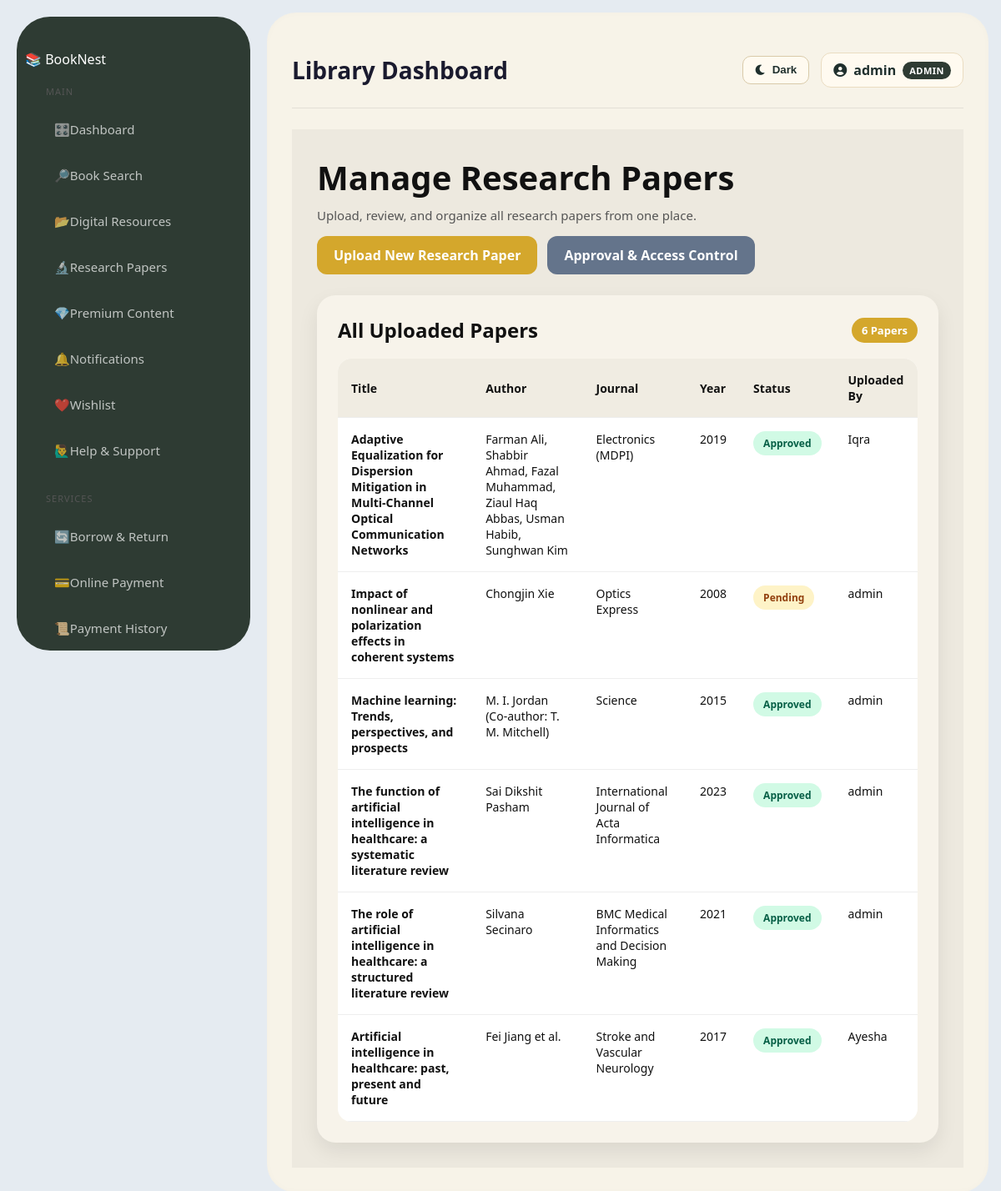
/librarian/research-papers/ (signed in), run on the app's committed database.
### library/models.py (models this page shows, shortened)
class User(AbstractUser):
    ADMIN = 'admin'
    LIBRARIAN = 'librarian'
    REGULAR_USER = 'user'
    ROLE_CHOICES = [
        (ADMIN, 'Administrator'),
        (LIBRARIAN, 'Librarian'),
        (REGULAR_USER, 'Regular User'),
    ]
    role = models.CharField(max_length=20, choices=ROLE_CHOICES, default=REGULAR_USER)
    phone = models.CharField(max_length=15, null=True, blank=True)
    profile_picture = models.ImageField(upload_to='profiles/', null=True, blank=True)
    date_of_birth = models.DateField(null=True, blank=True)
    bio = models.TextField(null=True, blank=True)
    def get_full_name(self):
        if self.first_name and self.last_name:
            return f"{self.first_name} {self.last_name}"
        return self.username

class ResearchPaper(models.Model):
    STATUS_CHOICES = [
        ('pending', 'Pending'),
        ('approved', 'Approved'),
        ('rejected', 'Rejected'),
    ]
    title = models.CharField(max_length=200)
    author = models.CharField(max_length=200)
    journal = models.CharField(max_length=200)
    year = models.PositiveIntegerField()
    abstract = models.TextField(blank=True, null=True)
    paper_file = models.FileField(upload_to='research_papers/')
    status = models.CharField(max_length=20, choices=STATUS_CHOICES, default='pending')
    uploaded_by = models.ForeignKey(User, on_delete=models.CASCADE)
    uploaded_at = models.DateTimeField(auto_now_add=True)

### library/views.py (the view)
# urls.py: path('librarian/research-papers/', views.manage_research_papers, name='manage_research_papers'),
@login_required
@user_passes_test(is_librarian_or_admin, login_url='/')
def manage_research_papers(request):
    papers = ResearchPaper.objects.all().order_by('-uploaded_at')
    return render(request, 'library/manage_research_papers.html', {'papers': papers})

### library/views.py (called while the page is built)
def is_librarian_or_admin(user):
    return user.is_authenticated and (
        user.role in [User.LIBRARIAN, User.ADMIN] or user.is_superuser
    )

### library/templates/library/manage_research_papers.html (shortened to what this page needs)
{% extends 'library/base.html' %}
{% block content %}
<div class="manage-page">
    <div class="manage-header">
        <div class="manage-title">
            <h1>Manage Research Papers</h1>
            <p>Upload, review, and organize all research papers from one place.</p>
        </div>
        <div class="top-actions">
            <a href="{% url 'upload_research_paper' %}" class="btn-gold">Upload New Research Paper</a>
            <a href="{% url 'approval_access_control' %}" class="btn-gray">Approval & Access Control</a>
        </div>
    </div>
    <div class="manage-box">
        <div class="section-bar">
            <h2 style="margin:0; color:#111;">All Uploaded Papers</h2>
            <span class="paper-count">{{ papers|length }} Papers</span>
        </div>
        <div class="table-wrap">
            <table class="manage-table">
                <thead>
                    <tr>
                        <th>Title</th>
                        <th>Author</th>
                        <th>Journal</th>
                        <th>Year</th>
                        <th>Status</th>
                        <th>Uploaded By</th>
                    </tr>
                </thead>
                <tbody>
                    {% for paper in papers %}
                    <tr>
                        <td>
                            <div class="paper-title">{{ paper.title }}</div>
                        </td>
                        <td>{{ paper.author }}</td>
                        <td>{{ paper.journal }}</td>
                        <td>{{ paper.year }}</td>
                        <td>
                            {% if paper.status == 'pending' %}
                                <span class="status-badge status-pending">Pending</span>
                            {% elif paper.status == 'approved' %}
                                <span class="status-badge status-approved">Approved</span>
                            {% elif paper.status == 'rejected' %}
                                <span class="status-badge status-rejected">Rejected</span>
                            {% else %}
                                <span class="status-badge status-pending">{{ paper.status }}</span>
                            {% endif %}
                        </td>
                        <td>{{ paper.uploaded_by.username }}</td>
                    </tr>
                    {% empty %}
                    <tr>
                        <td colspan="6" class="empty-row">No research papers found.</td>
                    </tr>
                    {% endfor %}
                </tbody>
            </table>
        </div>
    </div>
</div>
{% endblock %}

### library/templates/library/base.html (shortened to what this page needs)
{% load static %}
<!DOCTYPE html>
<html lang="en" data-theme="light">
<head>
    <link rel="stylesheet"
          href="https://cdnjs.cloudflare.com/ajax/libs/font-awesome/6.0.0/css/all.min.css">
    <link rel="stylesheet" href="{% static 'library/css/style.css' %}">
</head>
<body>
<div class="layout">
    <aside class="sidebar">
        <div class="logo">
            📚 <span>Book</span>Nest
        </div>
        <div class="menu-section">
            <div class="menu-title">Main</div>
            <a href="{% url 'home' %}"
               class="menu-item {% if request.resolver_match.url_name == 'home' %}active{% endif %}">
            <span>🎛️</span>
           Dashboard
          </a>
            <a href="{% url 'book_list' %}"
               class="menu-item {% if request.resolver_match.url_name == 'book_list' %}active{% endif %}">
            <span>🔎</span>
             Book Search
          </a>
            <a href="{% url 'digital_resources' %}"
               class="menu-item {% if request.resolver_match.url_name == 'digital_resources' %}active{% endif %}">
               <span>📂</span>
             Digital Resources
              </a>
            <a href="{% url 'research_papers' %}"
   class="menu-item {% if request.resolver_match.url_name == 'research_papers' %}active{% endif %}">
    <span>🔬</span>
    Research Papers
</a>
            <a href="{% url 'premium_content' %}"
   class="menu-item premium {% if request.resolver_match.url_name == 'premium_content' %}active{% endif %}">
    <span>💎</span>
    Premium Content
</a>
            <a href="{% url 'notification_page' %}"
               class="sidebar-link menu-item {% if request.resolver_match.url_name == 'notification_page' %}active{% endif %}">
                <span class="icon">🔔</span>
                <span class="text">Notifications</span>
            </a>
            <a href="{% url 'wishlist_page' %}"
               class="sidebar-link menu-item {% if request.resolver_match.url_name == 'wishlist_page' %}active{% endif %}">
                <span class="icon">❤️</span>
                <span class="text">Wishlist</span>
            </a>
            <a href="{% url 'help_support_page' %}"
               class="sidebar-link menu-item {% if request.resolver_match.url_name == 'help_support_page' %}active{% endif %}">
                <span class="icon">🙋‍♂️</span>
                <span class="text">Help & Support</span>
            </a>
        </div>
        <div class="menu-section">
            <div class="menu-title">Services</div>
            <a href="{% url 'borrow_list' %}"
   class="menu-item {% if request.resolver_match.url_name == 'borrow_list' %}active{% endif %}">
    <span>🔄</span>
    Borrow & Return
</a>
            <a href="{% url 'online_payment' %}"
   class="menu-item {% if request.resolver_match.url_name == 'online_payment' %}active{% endif %}">
    <span>💳</span>
    Online Payment
</a>
            <a href="{% url 'payment_history' %}"
   class="menu-item {% if request.resolver_match.url_name == 'payment_history' %}active{% endif %}">
    <span>📜</span>
    Payment History
</a>
        </div>
    </aside>
    <main class="main-container">
        <header class="top-nav">
            <h2>
                {% block page_title %}
                    Library Dashboard
                {% endblock %}
            </h2>
            <div class="top-nav-right">
                <button type="button"
                        class="theme-toggle-btn"
                        id="themeToggleBtn">
                </button>
                <div class="user-profile">
                    <i class="fas fa-user-circle"></i>
                    <span>{{ user.username }}</span>
                    <span class="role-tag">
                        {{ user.role|upper }}
                    </span>
                </div>
            </div>
        </header>
        {% block content %}
        {% endblock %}
    </main>
</div>
</body>
</html>

### library/static/library/css/style.css (style rules this page uses)
* { margin: 0; padding: 0; box-sizing: border-box; }
body { font-family: 'Segoe UI', sans-serif; background: #e5ebf1; color: #333; }
.layout { display: flex; min-height: calc(100vh - 60px); }
.sidebar { width: 280px; background: #2e3b33; padding: 40px 10px; margin: 20px; border-radius: 40px; color: white; display: flex; flex-direction: column; }
.sidebar a { display: flex; align-items: center; color: rgba(255, 255, 255, 0.7); text-decoration: none; padding: 15px 25px; font-size: 15px; border-radius: 15px; margin: 5px 10px; transition: 0.3s; }
.sidebar .menu-title { color: #555; font-size: 11px; text-transform: uppercase; padding: 20px 25px 8px; letter-spacing: 1px; }
.main-container { flex: 1; background: #f7f3e8; margin: 15px 15px 15px 0; border-radius: 35px; padding: 30px; box-shadow: inset 0 0 10px rgba(0, 0, 0, 0.02); }
table { width: 100%; border-collapse: collapse; }
th { background: #1a1a2e; color: white; padding: 12px 15px; text-align: left; font-size: 14px; }
td { padding: 11px 15px; border-bottom: 1px solid #eee; font-size: 14px; }
:root { --gold: #c9a84c; --gold-light: #f0d080; --gold-bg: #fdf6e3; --card-bg: #ffffff; --text-dark: #1a2e2a; --text-muted: #6b7c76; --border: #e4ddd0; --success: #2d6a4f; --danger: #8b1a1a; }
.status-badge { background: #dff7df; color: #167a16; padding: 10px 18px; border-radius: 30px; font-weight: 700; }
.top-nav { width: 100%; min-height: 78px; display: flex; justify-content: space-between; align-items: center; gap: 20px; padding: 18px 0 24px; margin-bottom: 25px; border-bottom: 1px solid rgba(0, 0, 0, 0.08); }
.top-nav h2 { margin: 0; color: #1a1a2e; font-size: 28px; font-weight: 800; }
.top-nav-right { display: flex; align-items: center; gap: 14px; flex-wrap: wrap; }
.theme-toggle-btn { display: inline-flex; align-items: center; gap: 7px; padding: 9px 14px; border: 1px solid #d9caa9; border-radius: 10px; background: #fffaf0; color: #1f2f2d; font-weight: 700; cursor: pointer; line-height: 1; }
.user-profile { display: inline-flex; align-items: center; gap: 8px; background: #fffaf0; border: 1px solid #eadcc1; padding: 9px 14px; border-radius: 12px; color: #1f2f2d; font-weight: 700; }
.role-tag { background: #2e3b33; color: #ffffff !important; padding: 3px 8px; border-radius: 999px; font-size: 11px; letter-spacing: 0.5px; }
.sidebar { height: calc(100vh - 40px); overflow-y: auto; overflow-x: hidden; position: sticky; top: 20px; }

### library/templates/library/manage_research_papers.html (style rules this page uses)
.manage-page { background:#ede9df; min-height:100vh; padding:30px; }
.manage-header { display:flex; justify-content:space-between; align-items:center; margin-bottom:25px; flex-wrap:wrap; gap:15px; }
.manage-title h1 { font-size:40px; font-weight:800; color:#111; margin:0; }
.manage-title p { margin:8px 0 0; color:#555; font-size:15px; }
.btn-gold { background:#d4a72c; color:white; padding:12px 20px; border-radius:12px; text-decoration:none; font-weight:700; display:inline-block; }
.btn-gray { background:#64748b; color:white; padding:12px 20px; border-radius:12px; text-decoration:none; font-weight:700; display:inline-block; }
.manage-box { background:#f7f3ea; border-radius:22px; padding:25px; box-shadow:0 10px 25px rgba(0,0,0,.08); }
.table-wrap { overflow-x:auto; }
.manage-table { width:100%; border-collapse:collapse; background:white; border-radius:16px; overflow:hidden; }
.manage-table th { background:#f0ece2; color:#111; text-align:left; padding:16px; font-size:14px; font-weight:700; }
.manage-table td { padding:16px; border-top:1px solid #ececec; color:#111; vertical-align:top; }
.paper-title { font-weight:700; color:#111; }
.status-badge { display:inline-block; padding:6px 12px; border-radius:20px; font-size:12px; font-weight:700; }
.status-pending { background:#fef3c7; color:#92400e; }
.status-approved { background:#d1fae5; color:#065f46; }
.top-actions { display:flex; gap:12px; flex-wrap:wrap; }
.paper-count { background:#d4a72c; color:white; padding:6px 12px; border-radius:20px; font-size:13px; font-weight:700; }
.section-bar { display:flex; justify-content:space-between; align-items:center; margin-bottom:18px; flex-wrap:wrap; gap:10px; }

### data on the page
User: username "admin", role "ADMIN"
ResearchPaper: title "Adaptive Equalization for Dispersion Mitigation in Multi-Channel Optical Communication Networks", author "Farman Ali, Shabbir Ahmad, Fazal Muhammad, Ziaul Haq Abbas, Usman Habib, Sunghwan Kim", journal "Electronics (MDPI)", year "2019", status "Approved", uploaded_by.username "Iqra"
ResearchPaper: title "Impact of nonlinear and polarization effects in coherent systems", author "Chongjin Xie", journal "Optics Express", year "2008", status "Pending", uploaded_by.username "admin"
ResearchPaper: title "Machine learning: Trends, perspectives, and prospects", author "M. I. Jordan (Co-author: T. M. Mitchell)", journal "Science", year "2015", status "Approved", uploaded_by.username "admin"
ResearchPaper: title "The function of artificial intelligence in healthcare: a systematic literature review", author "Sai Dikshit Pasham", journal "International Journal of Acta Informatica", year "2023", status "Approved", uploaded_by.username "admin"
ResearchPaper: title "The role of artificial intelligence in healthcare: a structured literature review", author "Silvana Secinaro", journal "BMC Medical Informatics and Decision Making", year "2021", status "Approved", uploaded_by.username "admin"
ResearchPaper: title "Artificial intelligence in healthcare: past, present and future", author "Fei Jiang et al.", journal "Stroke and Vascular Neurology", year "2017", status "Approved", uploaded_by.username "Ayesha"

### other printed values
{{ papers|length }} "6"
